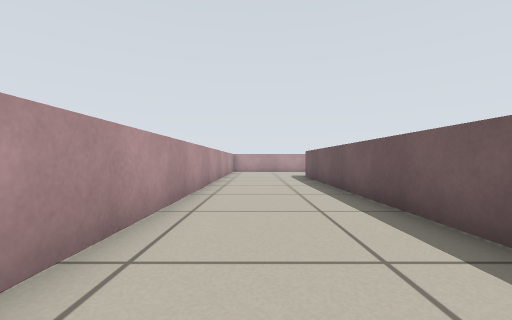
view 1 (above)

18 first-person views from a walk through a Stage world. The camera is 0.4 m above the floor, looks level and sees 90° across. Floor lines are 1 m apart. The floor is counted in squares, 0.5 m on a side. Each view is taken from the middle of a square. On the plan, view 1 faces up. The plan holds only what a view shows up to about 10 squares ahead; the rest is blank. Robots are left out.

view 2
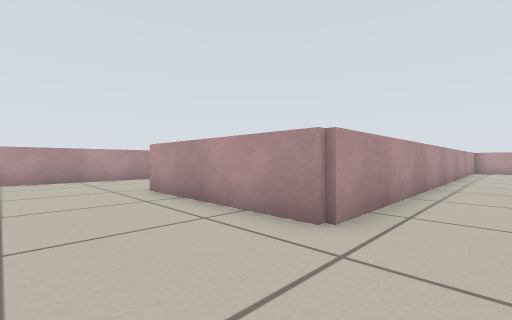

view 3
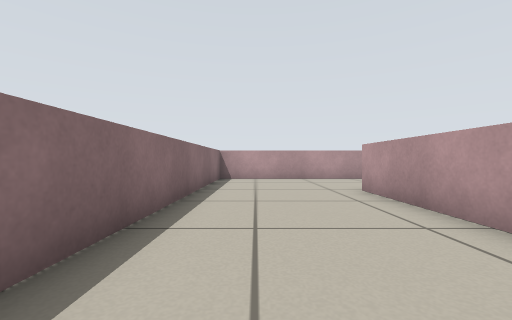

view 4
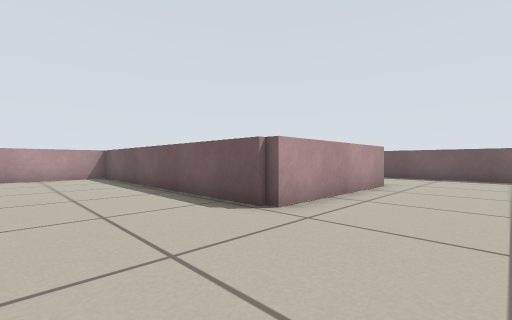

view 5
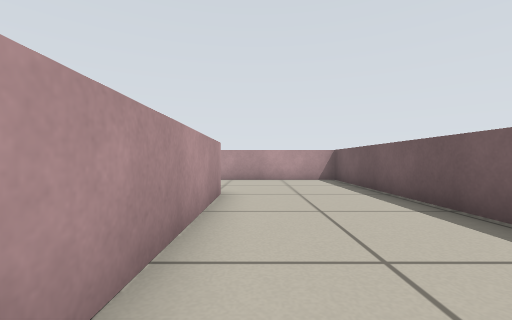

view 6
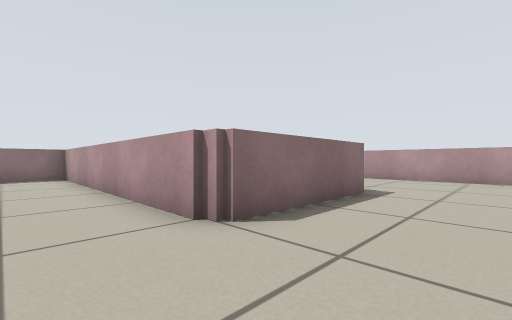

view 7
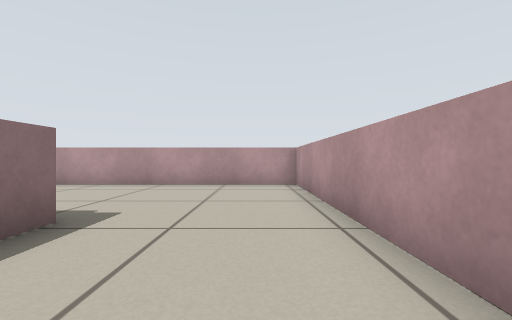

view 8
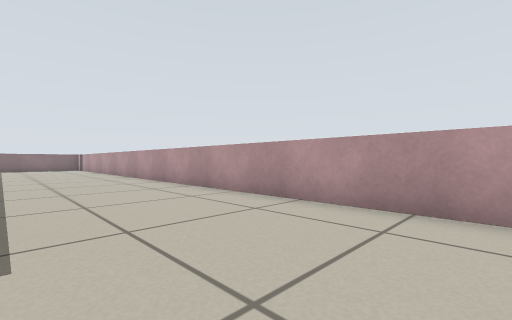

view 9
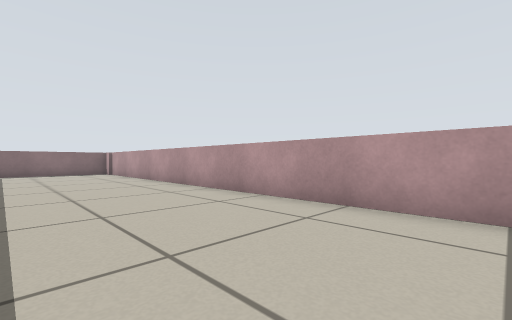

view 10
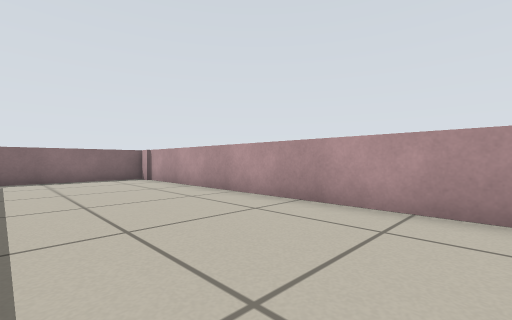

view 11
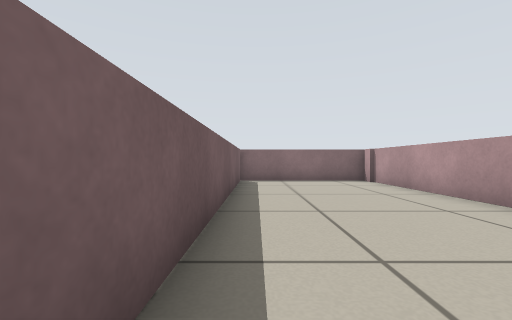

view 12
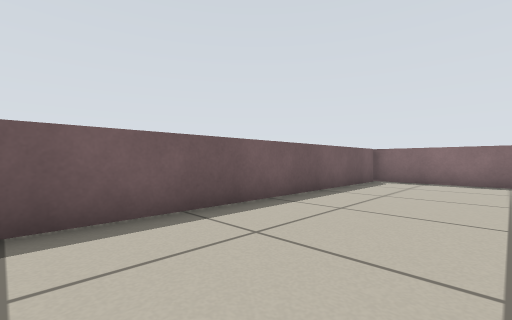

view 13
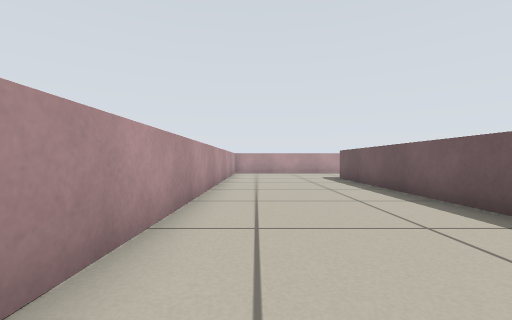

view 14
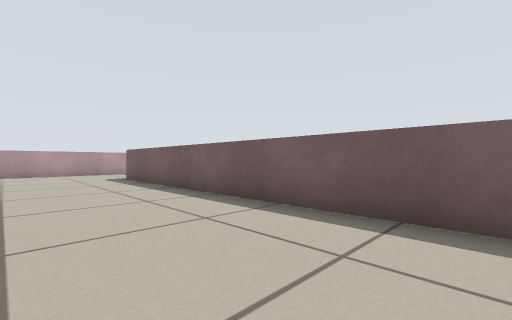

view 15
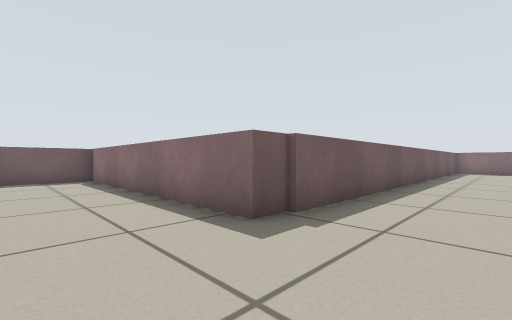

view 16
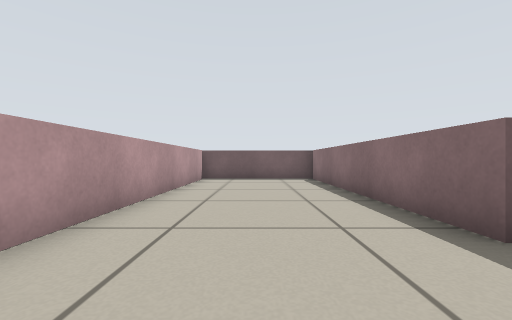

view 17
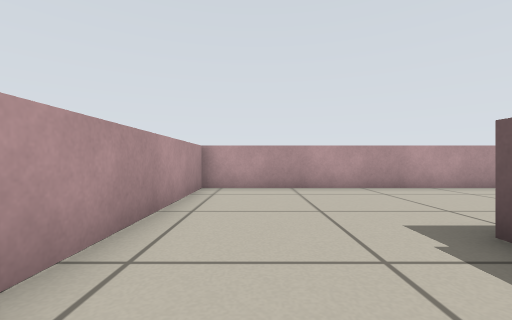

view 18
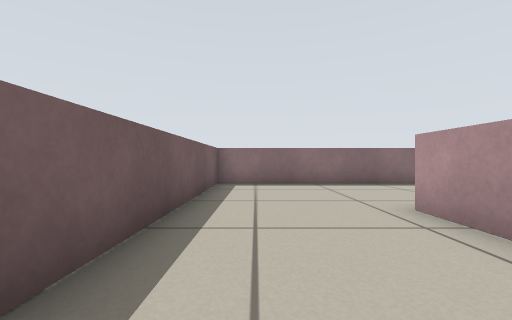

### Floor plan
Points are (right, up) in squares from view 1. A wall is a line through its corners. A room is listed if a view was taken in it or the views show most of it. See-through windows are left out.
Room 1 (views 1, 2, 3, 4, 5, 6, 7, 8, 9, 10, 11, 12, 13, 14, 15, 16, 17, 18)
walls: (-8.1, 10.3) (-10, 10.3); (-15.2, 6.5) (-10.8, 6.5) (-10.8, -3.5) (2.3, -3.5) (2.3, 12.6) (10.6, 12.6); (-13.2, 10.3) (-20.3, 10.3) (-20.3, -13.8); (-15.4, -13.8) (-15.4, 5.5); (-20.2, -14) (-15.2, -14); (11, 12.5) (11, 15); (10, 17.2) (-1.5, 17.2) (-1.5, 0.8) (-6.8, 0.8) (-6.8, 10)

Where each view was taken, in squares from view 1:
view 1: 0 up, 0 right, facing up
view 2: 2 down, 0 right, facing up-left
view 3: 2 down, 0 right, facing left
view 4: 2 down, 10 left, facing up-right
view 5: 0 up, 10 left, facing up
view 6: 9 up, 9 left, facing down-left
view 7: 9 up, 12 left, facing left
view 8: 9 up, 16 left, facing down-left
view 9: 2 up, 16 left, facing down-left
view 10: 3 down, 16 left, facing down-left
view 11: 4 down, 16 left, facing down
view 12: 4 down, 19 left, facing down-right
view 13: 5 down, 19 left, facing up
view 14: 5 down, 19 left, facing up-right
view 15: 15 up, 0 right, facing down-right
view 16: 15 up, 0 right, facing right
view 17: 10 up, 0 right, facing up
view 18: 5 up, 1 right, facing down
